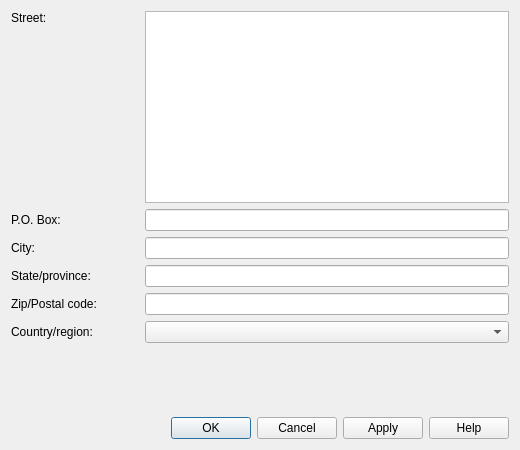
<?xml version="1.0" encoding="UTF-8"?>
<ui version="4.0">
 <class>addressWidget</class>
 <widget class="QWidget" name="addressWidget">
  <property name="geometry">
   <rect>
    <x>0</x>
    <y>0</y>
    <width>520</width>
    <height>450</height>
   </rect>
  </property>
  <property name="windowTitle">
   <string>Form</string>
  </property>
  <layout class="QGridLayout" name="gridLayout">
   <item row="0" column="0">
    <widget class="QLabel" name="label">
     <property name="text">
      <string>Street:</string>
     </property>
    </widget>
   </item>
   <item row="0" column="1" rowspan="2">
    <widget class="QTextBrowser" name="textBrowser"/>
   </item>
   <item row="1" column="0">
    <spacer name="verticalSpacer">
     <property name="orientation">
      <enum>Qt::Vertical</enum>
     </property>
     <property name="sizeHint" stdset="0">
      <size>
       <width>128</width>
       <height>157</height>
      </size>
     </property>
    </spacer>
   </item>
   <item row="2" column="0">
    <widget class="QLabel" name="label_2">
     <property name="text">
      <string>P.O. Box:</string>
     </property>
    </widget>
   </item>
   <item row="2" column="1">
    <widget class="QLineEdit" name="lineEdit"/>
   </item>
   <item row="3" column="0">
    <widget class="QLabel" name="label_3">
     <property name="text">
      <string>City:</string>
     </property>
    </widget>
   </item>
   <item row="3" column="1">
    <widget class="QLineEdit" name="lineEdit_2"/>
   </item>
   <item row="4" column="0">
    <widget class="QLabel" name="label_4">
     <property name="text">
      <string>State/province:</string>
     </property>
    </widget>
   </item>
   <item row="4" column="1">
    <widget class="QLineEdit" name="lineEdit_3"/>
   </item>
   <item row="5" column="0">
    <widget class="QLabel" name="label_5">
     <property name="text">
      <string>Zip/Postal code:</string>
     </property>
    </widget>
   </item>
   <item row="5" column="1">
    <widget class="QLineEdit" name="lineEdit_4"/>
   </item>
   <item row="6" column="0">
    <widget class="QLabel" name="label_6">
     <property name="text">
      <string>Country/region:</string>
     </property>
    </widget>
   </item>
   <item row="6" column="1">
    <widget class="QComboBox" name="comboBox"/>
   </item>
   <item row="7" column="0" colspan="2">
    <spacer name="verticalSpacer_2">
     <property name="orientation">
      <enum>Qt::Vertical</enum>
     </property>
     <property name="sizeHint" stdset="0">
      <size>
       <width>468</width>
       <height>40</height>
      </size>
     </property>
    </spacer>
   </item>
   <item row="8" column="0" colspan="2">
    <widget class="QDialogButtonBox" name="buttonBox">
     <property name="standardButtons">
      <set>QDialogButtonBox::Apply|QDialogButtonBox::Cancel|QDialogButtonBox::Help|QDialogButtonBox::Ok</set>
     </property>
    </widget>
   </item>
  </layout>
 </widget>
 <resources/>
 <connections/>
</ui>
